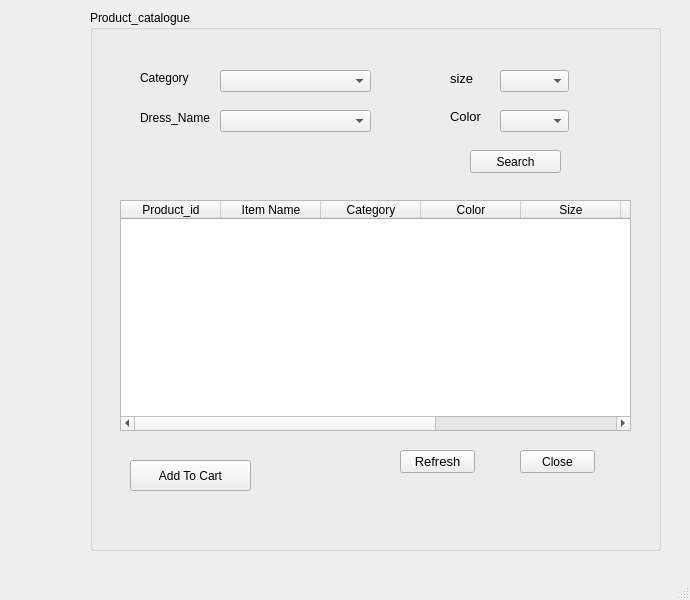
<?xml version="1.0" encoding="UTF-8"?>
<ui version="4.0">
 <class>MainWindow</class>
 <widget class="QMainWindow" name="MainWindow">
  <property name="geometry">
   <rect>
    <x>0</x>
    <y>0</y>
    <width>690</width>
    <height>600</height>
   </rect>
  </property>
  <property name="windowTitle">
   <string>MainWindow</string>
  </property>
  <widget class="QWidget" name="centralwidget">
   <widget class="QGroupBox" name="groupBox">
    <property name="geometry">
     <rect>
      <x>90</x>
      <y>10</y>
      <width>571</width>
      <height>541</height>
     </rect>
    </property>
    <property name="title">
     <string>Product_catalogue</string>
    </property>
    <widget class="QLabel" name="label">
     <property name="geometry">
      <rect>
       <x>50</x>
       <y>60</y>
       <width>61</width>
       <height>16</height>
      </rect>
     </property>
     <property name="text">
      <string>Category</string>
     </property>
    </widget>
    <widget class="QLabel" name="label_2">
     <property name="geometry">
      <rect>
       <x>50</x>
       <y>100</y>
       <width>71</width>
       <height>16</height>
      </rect>
     </property>
     <property name="text">
      <string>Dress_Name</string>
     </property>
    </widget>
    <widget class="QLabel" name="label_3">
     <property name="geometry">
      <rect>
       <x>360</x>
       <y>60</y>
       <width>51</width>
       <height>16</height>
      </rect>
     </property>
     <property name="font">
      <font>
       <pointsize>10</pointsize>
      </font>
     </property>
     <property name="text">
      <string>size</string>
     </property>
    </widget>
    <widget class="QLabel" name="label_4">
     <property name="geometry">
      <rect>
       <x>360</x>
       <y>100</y>
       <width>47</width>
       <height>13</height>
      </rect>
     </property>
     <property name="font">
      <font>
       <pointsize>10</pointsize>
      </font>
     </property>
     <property name="text">
      <string>Color</string>
     </property>
    </widget>
    <widget class="QComboBox" name="Category_box">
     <property name="geometry">
      <rect>
       <x>130</x>
       <y>60</y>
       <width>151</width>
       <height>22</height>
      </rect>
     </property>
    </widget>
    <widget class="QComboBox" name="Itemname">
     <property name="geometry">
      <rect>
       <x>130</x>
       <y>100</y>
       <width>151</width>
       <height>22</height>
      </rect>
     </property>
    </widget>
    <widget class="QComboBox" name="size_box">
     <property name="geometry">
      <rect>
       <x>410</x>
       <y>60</y>
       <width>69</width>
       <height>22</height>
      </rect>
     </property>
    </widget>
    <widget class="QComboBox" name="color_box">
     <property name="geometry">
      <rect>
       <x>410</x>
       <y>100</y>
       <width>69</width>
       <height>22</height>
      </rect>
     </property>
    </widget>
    <widget class="QTableWidget" name="tableWidget">
     <property name="geometry">
      <rect>
       <x>30</x>
       <y>190</y>
       <width>511</width>
       <height>231</height>
      </rect>
     </property>
     <column>
      <property name="text">
       <string>Product_id</string>
      </property>
     </column>
     <column>
      <property name="text">
       <string>Item Name</string>
      </property>
     </column>
     <column>
      <property name="text">
       <string>Category</string>
      </property>
     </column>
     <column>
      <property name="text">
       <string>Color</string>
      </property>
     </column>
     <column>
      <property name="text">
       <string>Size</string>
      </property>
     </column>
     <column>
      <property name="text">
       <string>brand</string>
      </property>
     </column>
     <column>
      <property name="text">
       <string>Price</string>
      </property>
     </column>
     <column>
      <property name="text">
       <string>Discount</string>
      </property>
     </column>
    </widget>
    <widget class="QPushButton" name="search_but">
     <property name="geometry">
      <rect>
       <x>380</x>
       <y>140</y>
       <width>91</width>
       <height>23</height>
      </rect>
     </property>
     <property name="text">
      <string>Search</string>
     </property>
    </widget>
    <widget class="QPushButton" name="close_but">
     <property name="geometry">
      <rect>
       <x>430</x>
       <y>440</y>
       <width>75</width>
       <height>23</height>
      </rect>
     </property>
     <property name="text">
      <string>Close</string>
     </property>
    </widget>
    <widget class="QPushButton" name="cart_but">
     <property name="geometry">
      <rect>
       <x>40</x>
       <y>450</y>
       <width>121</width>
       <height>31</height>
      </rect>
     </property>
     <property name="text">
      <string>Add To Cart</string>
     </property>
    </widget>
    <widget class="QPushButton" name="refresh_but">
     <property name="geometry">
      <rect>
       <x>310</x>
       <y>440</y>
       <width>75</width>
       <height>23</height>
      </rect>
     </property>
     <property name="font">
      <font>
       <pointsize>10</pointsize>
      </font>
     </property>
     <property name="text">
      <string>Refresh</string>
     </property>
    </widget>
   </widget>
  </widget>
  <widget class="QMenuBar" name="menubar">
   <property name="geometry">
    <rect>
     <x>0</x>
     <y>0</y>
     <width>690</width>
     <height>26</height>
    </rect>
   </property>
  </widget>
  <widget class="QStatusBar" name="statusbar"/>
 </widget>
 <resources/>
 <connections/>
</ui>
